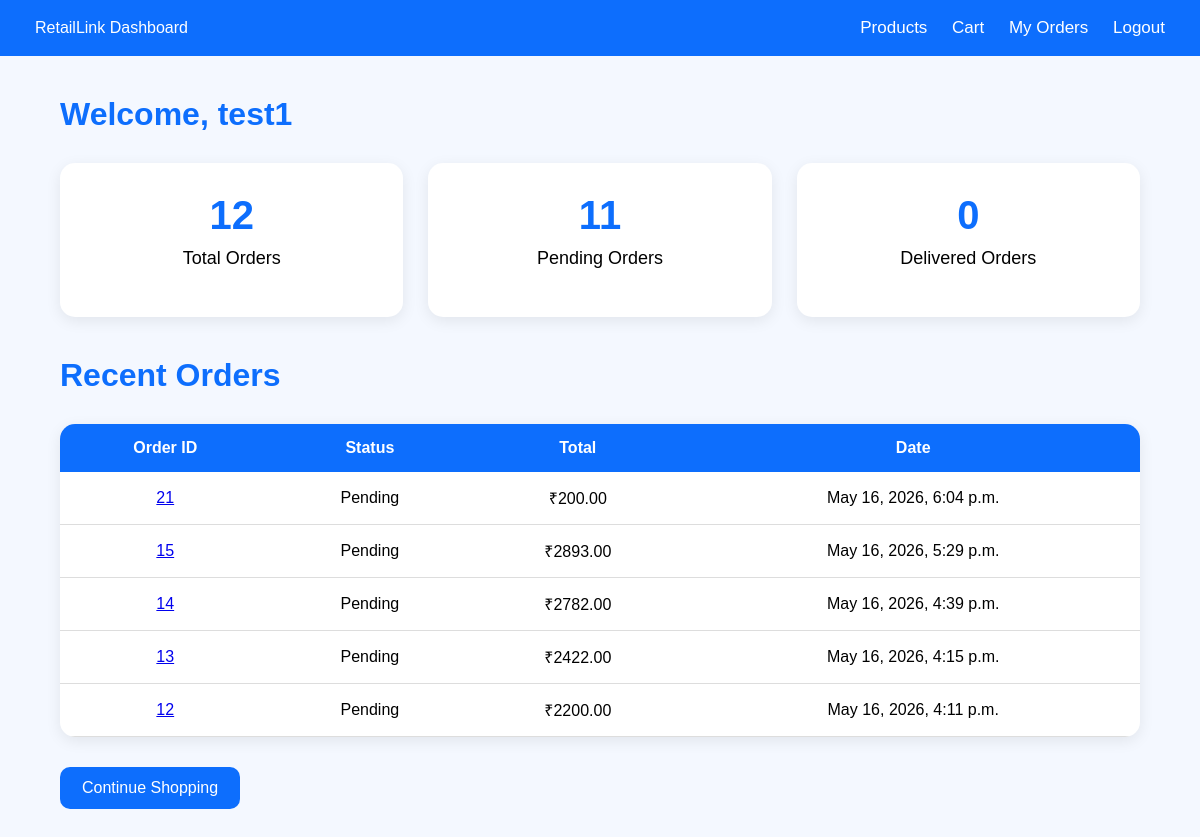
/dashboard/ (signed in), run on the app's committed database.
### orders/models.py (models this page shows, shortened)
class Order(models.Model):
    retailer = models.ForeignKey(
        User,
        on_delete=models.CASCADE,
        null=True,
        blank=True
    )
    STATUS_CHOICES = (
    ('Pending', 'Pending'),
    ('Processing', 'Processing'),
    ('Shipped', 'Shipped'),
    ('Delivered', 'Delivered'),
    )
    created_at = models.DateTimeField(
        auto_now_add=True
    )
    status = models.CharField(
    max_length=20,
    choices=STATUS_CHOICES,
    default='Pending'
    )
    total_amount = models.DecimalField(
        max_digits=10,
        decimal_places=2
    )

### orders/views.py (the view)
# urls.py: path('dashboard/',dashboard,name='dashboard'),
@login_required(login_url='/login/')
def dashboard(request):
    total_orders = Order.objects.filter(
        retailer=request.user
    ).count()
    pending_orders = Order.objects.filter(
        retailer=request.user,
        status='Pending'
    ).count()
    delivered_orders = Order.objects.filter(
        retailer=request.user,
        status='Delivered'
    ).count()
    recent_orders = Order.objects.filter(
        retailer=request.user
    ).order_by('-created_at')[:5]
    return render(
        request,
        'dashboard.html',
        {
            'total_orders': total_orders,
            'pending_orders': pending_orders,
            'delivered_orders': delivered_orders,
            'recent_orders': recent_orders
        }
    )

### templates/dashboard.html (shortened to what this page needs)
<!DOCTYPE html>
<html>
<head>
</head>
<body>
<nav>
    <div>
        RetailLink Dashboard
    </div>
    <div>
        <a href="/products/">
            Products
        </a>
        <a href="/cart/">
            Cart
        </a>
        <a href="/my-orders/">
            My Orders
        </a>
        <a href="/logout/">
            Logout
        </a>
    </div>
</nav>
<div class="container">
    <h1>
        Welcome, {{ request.user.username }}
    </h1>
    <div class="cards">
        <div class="card">
            <h2>
                {{ total_orders }}
            </h2>
            <p>
                Total Orders
            </p>
        </div>
        <div class="card">
            <h2>
                {{ pending_orders }}
            </h2>
            <p>
                Pending Orders
            </p>
        </div>
        <div class="card">
            <h2>
                {{ delivered_orders }}
            </h2>
            <p>
                Delivered Orders
            </p>
        </div>
    </div>
    <h1>
        Recent Orders
    </h1>
    <table>
        <tr>
            <th>Order ID</th>
            <th>Status</th>
            <th>Total</th>
            <th>Date</th>
        </tr>
        {% for order in recent_orders %}
        <tr>
            <td>
                <a href="/order/{{ order.id }}/">
                    {{ order.id }}
                </a>
            </td>
            <td>
                {{ order.status }}
            </td>
            <td>
                ₹{{ order.total_amount }}
            </td>
            <td>
                {{ order.created_at }}
            </td>
        </tr>
        {% endfor %}
    </table>
    <a href="/products/" class="button">
        Continue Shopping
    </a>
</div>
</body>
</html>

### templates/dashboard.html (style rules this page uses)
body { margin:0; font-family:Arial; background:#f4f8ff; }
nav { background:#0d6efd; color:white; padding:18px 35px; display:flex; justify-content:space-between; align-items:center; }
nav a { color:white; text-decoration:none; margin-left:20px; font-size:17px; }
.container { width:90%; margin:40px auto; }
h1 { color:#0d6efd; margin-bottom:30px; }
.cards { display:grid; grid-template-columns: repeat(auto-fit,minmax(250px,1fr)); gap:25px; margin-bottom:40px; }
.card { background:white; padding:30px; border-radius:15px; box-shadow:0 4px 15px rgba(0,0,0,.08); text-align:center; }
.card h2 { margin:0; color:#0d6efd; font-size:40px; }
.card p { margin-top:10px; font-size:18px; }
table { width:100%; border-collapse:collapse; background:white; border-radius:15px; overflow:hidden; box-shadow:0 4px 15px rgba(0,0,0,.08); }
th { background:#0d6efd; color:white; padding:15px; }
td { padding:15px; text-align:center; border-bottom:1px solid #ddd; }
a.button { display:inline-block; margin-top:30px; background:#0d6efd; color:white; text-decoration:none; padding:12px 22px; border-radius:10px; }

### data on the page
Order: id "21", status "Pending", total_amount "200.00", created_at "May 16, 2026, 6:04 p.m."
Order: id "15", status "Pending", total_amount "2893.00", created_at "May 16, 2026, 5:29 p.m."
Order: id "14", status "Pending", total_amount "2782.00", created_at "May 16, 2026, 4:39 p.m."
Order: id "13", status "Pending", total_amount "2422.00", created_at "May 16, 2026, 4:15 p.m."
Order: id "12", status "Pending", total_amount "2200.00", created_at "May 16, 2026, 4:11 p.m."

### other printed values
{{ request.user.username }} "test1"
{{ total_orders }} "12"
{{ pending_orders }} "11"
{{ delivered_orders }} "0"
